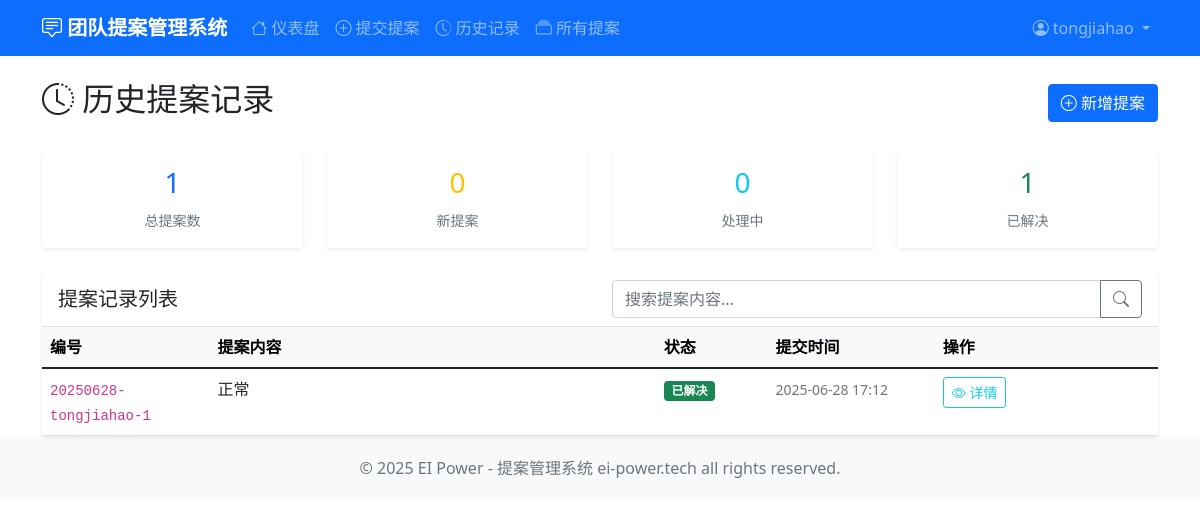
/history (signed in), run on an earlier commit of the app's database.
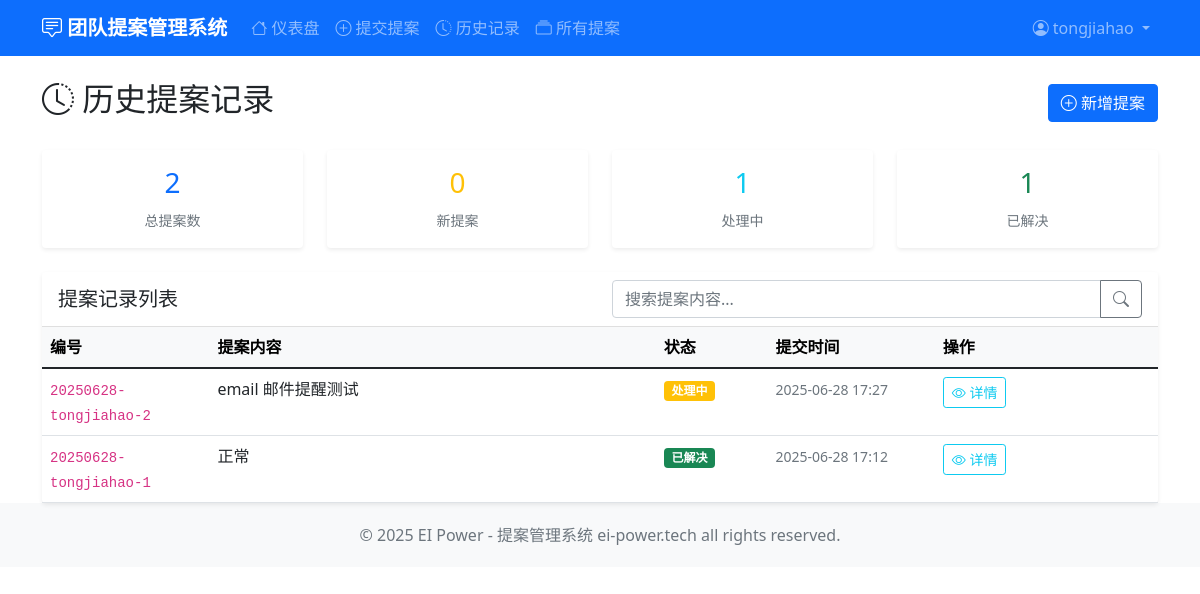
And on a later commit of the database.
### tables this page shows
CREATE TABLE feedback (
            id TEXT PRIMARY KEY,
            user_id INTEGER NOT NULL,
            content TEXT NOT NULL,
            status TEXT DEFAULT '新提案',
            revised_proposal TEXT,
            admin_comment TEXT,
            handler TEXT,
            created_at TIMESTAMP DEFAULT CURRENT_TIMESTAMP,
            updated_at TIMESTAMP,
            FOREIGN KEY (user_id) REFERENCES users (id)
        );

### app.py (the view)
@app.route('/history')
@login_required
def history():
    conn = get_db_connection()
    feedback_list_raw = conn.execute(
        'SELECT * FROM feedback WHERE user_id = ? ORDER BY created_at DESC',
        (current_user.id,)
    ).fetchall()
    feedback_list = []
    for feedback in feedback_list_raw:
        feedback_dict = dict(feedback)
        if feedback_dict['created_at']:
            try:
                feedback_dict['created_at'] = datetime.fromisoformat(feedback_dict['created_at'].replace('Z', '+00:00'))
            except:
                feedback_dict['created_at'] = datetime.strptime(feedback_dict['created_at'], '%Y-%m-%d %H:%M:%S')
        if feedback_dict['updated_at']:
            try:
                feedback_dict['updated_at'] = datetime.fromisoformat(feedback_dict['updated_at'].replace('Z', '+00:00'))
            except:
                feedback_dict['updated_at'] = datetime.strptime(feedback_dict['updated_at'], '%Y-%m-%d %H:%M:%S')
        feedback_list.append(feedback_dict)
    conn.close()
    return render_template('history.html', feedback_list=feedback_list)

### app.py (called while the page is built)
@login_manager.user_loader
def load_user(user_id):
    conn = get_db_connection()
    user = conn.execute('SELECT * FROM users WHERE id = ?', (user_id,)).fetchone()
    conn.close()
    if user:
        return User(user['id'], user['username'], user['email'], user['name'], user['is_admin'])
    return None

### database.py (called while the page is built)
def get_db_connection():
    conn = sqlite3.connect('feedback_system.db')
    conn.row_factory = sqlite3.Row
    return conn

### templates/history.html (shortened to what the changed rows need)
{% extends "base.html" %}
{% block content %}
<div class="row">
    <div class="col-12">
        <div class="d-flex justify-content-between align-items-center mb-4">
            <h2><i class="bi bi-clock-history"></i> 历史提案记录</h2>
        </div>
    </div>
</div>
{% if feedback_list %}
<div class="row mb-4">
    <div class="col-md-3">
        <div class="card border-0 shadow-sm text-center">
            <div class="card-body">
                <h3 class="text-primary">{{ feedback_list|length }}</h3>
                <small class="text-muted">总提案数</small>
            </div>
        </div>
    </div>
    <div class="col-md-3">
        <div class="card border-0 shadow-sm text-center">
            <div class="card-body">
                <h3 class="text-warning">{{ feedback_list|selectattr('status', 'equalto', '新提案')|list|length }}</h3>
                <small class="text-muted">新提案</small>
            </div>
        </div>
    </div>
    <div class="col-md-3">
        <div class="card border-0 shadow-sm text-center">
            <div class="card-body">
                <h3 class="text-info">{{ feedback_list|selectattr('status', 'equalto', '处理中')|list|length }}</h3>
                <small class="text-muted">处理中</small>
            </div>
        </div>
    </div>
    <div class="col-md-3">
        <div class="card border-0 shadow-sm text-center">
            <div class="card-body">
                <h3 class="text-success">{{ feedback_list|selectattr('status', 'equalto', '已解决')|list|length }}</h3>
                <small class="text-muted">已解决</small>
            </div>
        </div>
    </div>
</div>
<div class="row">
    <div class="col-12">
        <div class="card border-0 shadow-sm">
            <div class="card-header bg-white">
                <div class="row align-items-center">
                    <div class="col-md-6">
                        <h5 class="mb-0">提案记录列表</h5>
                    </div>
                    <div class="col-md-6">
                        <div class="input-group">
                            <input type="text" class="form-control" id="search-input" placeholder="搜索提案内容...">
                            <button class="btn btn-outline-secondary" type="button" id="search-btn">
                                <i class="bi bi-search"></i>
                            </button>
                        </div>
                    </div>
                </div>
            </div>
            <div class="card-body p-0">
                <div class="table-responsive">
                    <table class="table table-hover mb-0" id="feedback-table">
                        <thead class="table-light">
                            <tr>
                                <th style="width: 15%;">编号</th>
                                <th style="width: 40%;">提案内容</th>
                                <th style="width: 10%;">状态</th>
                                <th style="width: 15%;">提交时间</th>
                                <th style="width: 20%;">操作</th>
                            </tr>
                        </thead>
                        <tbody>
                            {% for feedback in feedback_list %}
                            <tr class="feedback-row">
                                <td>
                                    <code class="small">{{ feedback.id }}</code>
                                </td>
                                <td>
                                    <div class="feedback-content" data-content="{{ feedback.content }}">
                                        <div class="text-truncate" style="max-width: 300px;" title="{{ feedback.content }}">
                                            {{ feedback.content }}
                                        </div>
                                    </div>
                                </td>
                                <td>
                                    {% if feedback.status == '新提案' %}
                                        <span class="badge bg-primary">{{ feedback.status }}</span>
                                    {% elif feedback.status == '处理中' %}
                                        <span class="badge bg-warning">{{ feedback.status }}</span>
                                    {% elif feedback.status == '已解决' %}
                                        <span class="badge bg-success">{{ feedback.status }}</span>
                                    {% endif %}
                                </td>
                                <td>
                                    <small class="text-muted">
                                        {{ feedback.created_at.strftime('%Y-%m-%d %H:%M') if feedback.created_at else '' }}
                                    </small>
                                </td>
                                <td>
                                    <button class="btn btn-outline-info btn-sm"
                                            data-id="{{ feedback.id }}"
                                            data-content="{{ feedback.content|replace('"', '&quot;')|replace("'", "&#39;") }}"
                                            data-status="{{ feedback.status }}"
                                            data-revised="{{ (feedback.revised_proposal or '')|replace('"', '&quot;')|replace("'", "&#39;") }}"
                                            data-comment="{{ (feedback.admin_comment or '')|replace('"', '&quot;')|replace("'", "&#39;") }}"
                                            data-handler="{{ feedback.handler or '' }}"
                                            data-created="{{ feedback.created_at.strftime('%Y-%m-%d %H:%M') if feedback.created_at else '' }}"
                                            data-updated="{{ feedback.updated_at.strftime('%Y-%m-%d %H:%M') if feedback.updated_at else '' }}"
                                            onclick="showFeedbackDetailFromData(this)">
                                        <i class="bi bi-eye"></i> 详情
                                    </button>
                                </td>
                            </tr>
                            {% endfor %}
                        </tbody>
                    </table>
                </div>
            </div>
        </div>
    </div>
</div>
{% endif %}
{% endblock %}

What changed in the data, as far as the page shows it:
added feedback: id "20250628-tongjiahao-2", content "email 邮件提醒测试", status "处理中", created_at "2025-06-28 17:27"
Also different on the page:
{{ feedback_list|length }}: "1" → "2"
{{ feedback_list|selectattr('status', 'equalto', '处理中')|list|length }}: "0" → "1"
